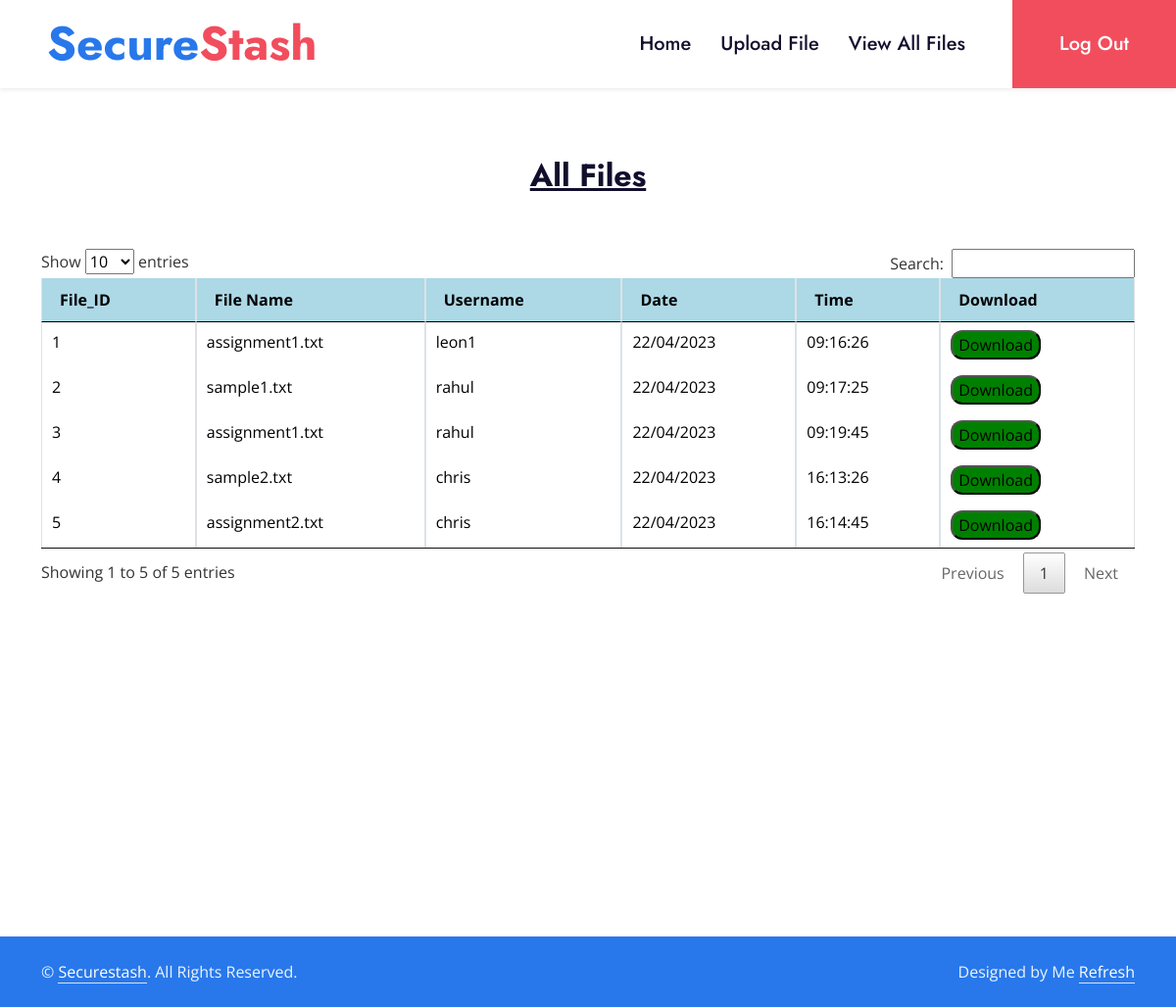
The page /view_files_user (signed in) on the database its author committed.
### app/models.py (models this page shows)
class Files(models.Model):
    f_id = models.IntegerField(primary_key=True)
    username = models.CharField(max_length=255)
    file_name = models.CharField(max_length=255)
    c_date=models.CharField(max_length=255)
    c_time=models.CharField(max_length=255)

### app/views.py (the view)
# urls.py: url(r'^view_files_user',view_files_user,name="view_files_user"),
@never_cache
def view_files_user(request):
	if 'uid' in request.session:
		req_list=Files.objects.all()
		return render(request,'view_files_user.html',{'req': req_list})
	else:
		return render(request,'login.html')

### app/templates/view_files_user.html (shortened to what this page needs)
{% load static %}
<!DOCTYPE html>
<html lang="en">
<head>
    <link href="https://cdnjs.cloudflare.com/ajax/libs/font-awesome/5.10.0/css/all.min.css" rel="stylesheet">
    <link href="https://cdn.jsdelivr.net/npm/bootstrap-icons@1.4.1/font/bootstrap-icons.css" rel="stylesheet">
    <link href="{% static 'lib/flaticon/font/flaticon.css' %}" rel="stylesheet">
    <link href="{% static 'lib/owlcarousel/assets/owl.carousel.min.css' %}" rel="stylesheet">
    <link href="{% static 'lib/animate/animate.min.css' %}" rel="stylesheet">
    <link href="{% static 'css/bootstrap.min.css' %}" rel="stylesheet">
    <link href="{% static 'css/style.css' %}" rel="stylesheet">
    <link rel="stylesheet" href="{% static 'datatable/jquery.dataTables.min.css' %}">
</head>
<body>
    {% include 'user_header.html' %}
    <div class="container-fluid p-0 mb-5">
    <h2 style="text-align: center; margin-top:70px;"><u>All Files</u></h2><br><br>
        <div class='table-condensed container'>
          <table class="table table-bordered b-t b-light" id="table">
            <thead>
              <tr>
                <th>File_ID</th>
                <th>File Name</th>
                <th>Username</th>
                <th>Date</th>
                <th>Time</th>
                <th>Download</th>
             </tr>
            </thead>
            <tbody>
                {% for i in req %}
                  <tr>
                    <form action="{% url 'download' %}" method="POST">
                        <td id="f_id">{{i.f_id}}<input type="text" name="f_id"  value="{{i.f_id}}" hidden></td>
                        <td data-search="{{i.file_name}}" data-filer="{{i.file_name}}">{{i.file_name}}<input type="text" name="file_name" id="file_name" value="{{i.file_name}}" hidden></td>
                        <td data-search="{{i.username}}" data-filer="{{i.username}}">{{i.username}}<input type="text" name="username" id="username" value="{{i.username}}" hidden></td>
                        <td>{{i.c_date}}<input type="text" name="c_date" value="{{i.c_date}}" hidden></td>
                        <td >{{i.c_time}}<input type="text" name="c_time" value="{{i.c_time}}" hidden></td>
                        <td ><input type="submit" name="approve"  id="approve" value="Download"></td>
                    </form>
                  </tr>
                {% endfor %}
            </tbody>
          </table>
      </div>
  </div>
    {% include 'user_footer.html' %}
</body>
</html>

### app/templates/user_header.html (shortened to what this page needs)
 <nav class="navbar navbar-expand-lg bg-white navbar-light shadow-sm py-3 py-lg-0 px-3 px-lg-0">
        <a href="{% url 'show_home_user' %}" class="navbar-brand ms-lg-5">
            <h1 class="display-5 m-0 text-primary">Secure<span class="text-secondary">Stash</span></h1>
        </a>
        <div class="collapse navbar-collapse" id="navbarCollapse">
            <div class="navbar-nav ms-auto py-0">
                <a href="{% url 'show_home_user' %}" class="nav-item nav-link">Home</a>
                <a href="{% url 'display_upload_file' %}" class="nav-item nav-link">Upload File</a>
                <a href="{% url 'view_files_user' %}" class="nav-item nav-link">View All Files</a>
                <a href="{% url 'logout' %}" class="nav-item nav-link nav-contact bg-secondary text-white px-5 ms-lg-5"></i>Log Out</a>
            </div>
        </div>
    </nav>

### app/templates/user_footer.html
<div class="container-fluid bg-primary text-light py-4">
        <div class="container">
            <div class="row g-5">
                <div class="col-md-6 text-center text-md-start">
                    <p class="mb-md-0">&copy; <a class="text-white border-bottom" href="#">Securestash</a>. All Rights Reserved.</p>
                </div>
                <div class="col-md-6 text-center text-md-end">
                    <p class="mb-0">Designed by Me <a class="text-white border-bottom" href="{% url 'refresh' %}">Refresh</a></p>
                </div>
            </div>
        </div>
    </div>

### app/static/css/style.css (style rules this page uses)
:root { --primary: #2878EB; --secondary: #F14D5D; --light: #ECF4FF; --dark: #120F2D; }
h1, h2, .font-weight-bold { font-weight: 700 !important; }
.navbar-light .navbar-nav .nav-link { font-family: 'Jost', sans-serif; position: relative; margin-left: 30px; padding: 30px 0; font-size: 20px; font-weight: 500; color: var(--dark); outline: none; transition: .5s; }
@media (min-width: 992px) { .navbar-light .navbar-nav .nav-link::before { position: absolute; content: ""; width: 0; height: 5px; bottom: 0; left: 50%; background: var(--primary); transition: .5s; } }
@media (min-width: 992px) { .navbar-light .navbar-nav .nav-link.nav-contact::before { display: none; } }

### app/templates/view_files_user.html (style rules this page uses)
#table { background:lightblue ;color: black }
#approve { background: green;border-radius: 12px; }

### rows shown on the page
Files: f_id "1", file_name "assignment1.txt", username "leon1", c_date "22/04/2023", c_time "09:16:26"
Files: f_id "2", file_name "sample1.txt", username "rahul", c_date "22/04/2023", c_time "09:17:25"
Files: f_id "3", file_name "assignment1.txt", username "rahul", c_date "22/04/2023", c_time "09:19:45"
Files: f_id "4", file_name "sample2.txt", username "chris", c_date "22/04/2023", c_time "16:13:26"
Files: f_id "5", file_name "assignment2.txt", username "chris", c_date "22/04/2023", c_time "16:14:45"
